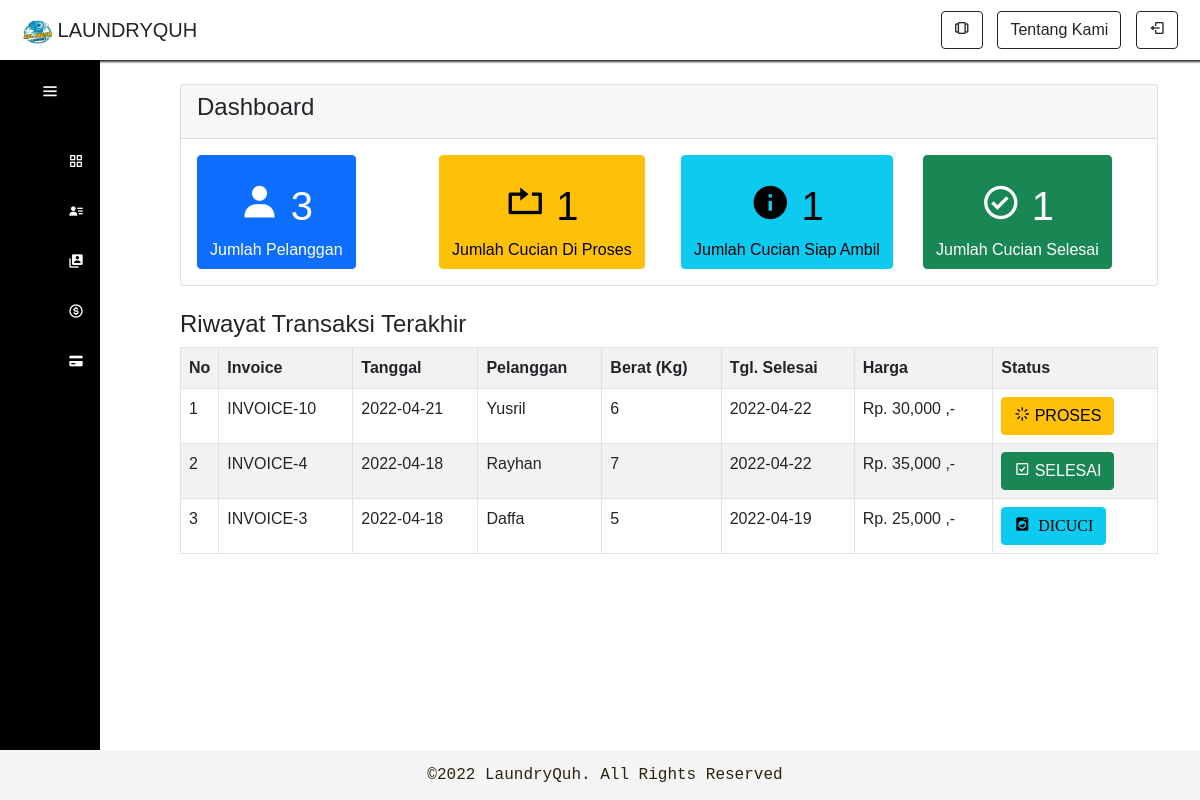
Page /kelola.php (signed in) on the committed database.
### tables this page shows
CREATE TABLE `pelanggan` (
  `pelanggan_id` int(11) NOT NULL,
  `pelanggan_nama` varchar(255) NOT NULL,
  `pelanggan_hp` varchar(20) NOT NULL,
  `pelanggan_alamat` text NOT NULL
);

CREATE TABLE `transaksi` (
  `transaksi_id` int(11) NOT NULL,
  `transaksi_tgl` date NOT NULL,
  `transaksi_pelanggan` int(11) NOT NULL,
  `transaksi_harga` int(11) NOT NULL,
  `transaksi_berat` int(11) NOT NULL,
  `transaksi_tgl_selesai` date NOT NULL,
  `transaksi_status` int(11) NOT NULL
);

### functions/user.php (called while the page is built, shortened)
<?php
    function escape ($data){
        global $konek;
        return mysqli_real_escape_string($konek, $data);
    }
    function cek_status ($nama){
    global $konek;
    $nama = escape($nama);
    $query = "SELECT role FROM users WHERE username ='$nama'";
    $result = mysqli_query($konek, $query);
    $status = mysqli_fetch_assoc($result)['role'];
    if($status == 1) return true;
    else return false;
    }
?>

### kelola.php (the view, shortened to what this page needs)
<!doctype html>
<html lang="en">
  <head>
    <link href="https://cdn.jsdelivr.net/npm/bootstrap@5.0.2/dist/css/bootstrap.min.css" rel="stylesheet">
    <link href='https://unpkg.com/boxicons@2.1.2/css/boxicons.min.css' rel='stylesheet'>
  </head>
  <body>
  <nav class="navbar navbar-expand-lg">
      <div class="container-fluid">
        <span class="navbar-brand" >
        <img src="img\logo.png" alt="" width="30" height="24"> <a href="index.php" class="link-dark" style="text-decoration: none"> LAUNDRYQUH </a>
        </span>
        <div class="nav justify-content-end" id="navbarNav">
        <ul class="navbar-nav ">
          <form class="d-flex">
            <li>
            <?php if(cek_status($_SESSION['user']))
                echo "<li class='nav-item'>
                <a class='btn btn-outline-dark' name='pengelolaan' title='Pengelolaan' aria-current='page' href='kelola.php'><i class='bx bx-carousel'></i></a>
              </li>"
              ?>
            </li>
            <li class="nav-item">
              <a class="btn btn-outline-dark" name="about" href="aboutus.php">Tentang Kami</a>
            </li>
            <li class="nav-item">
              <a class="btn btn-outline-dark" name="logout" href="logout.php"><i class='bx bx-log-out'></i> </a>
            </li>
            </form>
          </ul>
        </div>
      </div>
    </nav>
    <div class="sidebar">
      <div class="logo_content">
        <i class='bx bx-menu' id="btn"></i>
      </div>
      <ul class="nav_list">
        <li>
          <a href="kelola.php">
          <i class='bx bx-grid-alt' ></i>
          </a>
        </li>
        <li>
          <a href="pelanggan.php">
          <i class='bx bxs-user-detail'></i>
          </a>
        </li>
        <li>
          <a href="laporan.php">
          <i class='bx bxs-user-account' ></i>
          </a>
        </li>
        <li>
          <a href="harga.php">
          <i class='bx bx-dollar-circle' ></i>
          </a>
        </li>
        <li>
          <a href="transaksi.php">
          <i class='bx bxs-credit-card' ></i>
          </a>
        </li>
      </ul>
    </div>
    <br>
    <div class="container col-md-12">
    <div class="card">
      <div class="card-header">
      <h4>Dashboard</h4>
      </div>
      <div class="card-body">
      <?php
      require_once "functions/db.php";
      ?>
       <div class="panel">
        <div class="panel-body">
            <div class="row">
                <div class="col-md-3">
                    <div class="btn btn-primary">
                        <div class="panel-heading">
                            <h1>
                            <i class='bx bxs-user'></i>
                                <span class="pull-right">
                                    <?php
                                    $pelanggan = mysqli_query($konek,"select * from pelanggan");
                                    echo mysqli_num_rows($pelanggan);
                                    ?>
                                </span>
                            </h1>
                            Jumlah Pelanggan
                        </div>
                    </div>
                </div>
                <div class="col-md-3">
                    <div class="btn btn-warning">
                        <div class="panel-heading">
                            <h1>
                            <i class='bx bx-repeat'></i>
                                <span class="pull-right">
                                    <?php
                                    $proses = mysqli_query($konek,"select * from transaksi where transaksi_status='0'");
                                    echo mysqli_num_rows($proses);
                                    ?>
                                </span>
                            </h1>
                            Jumlah Cucian Di Proses
                        </div>
                    </div>
                </div>
                <div class="col-md-3">
                    <div class="btn btn-info">
                        <div class="panel-heading">
                            <h1>
                            <i class='bx bxs-info-circle'></i>
                                <span class="pull-right">
                                    <?php
                                    $proses = mysqli_query($konek,"select * from transaksi where transaksi_status='1'");
                                    echo mysqli_num_rows($proses);
                                    ?>
                                </span>
                            </h1>
                            Jumlah Cucian Siap Ambil
                        </div>
                    </div>
                </div>
                <div class="col-md-3">
                    <div class="btn btn-success">
                        <div class="panel-heading">
                            <h1>
                            <i class='bx bx-check-circle'></i>
                                <span class="pull-right">
                                    <?php
                                    $proses = mysqli_query($konek,"select * from transaksi where transaksi_status='2'");
                                    echo mysqli_num_rows($proses);
                                    ?>
                                </span>
                            </h1>
                            Jumlah Cucian Selesai
                        </div>
                    </div>
                </div>
            </div>
        </div>
    </div>
        </div>
    </div>
    <br>
    <div class="panel">
        <div class="panel-heading">
            <h4>Riwayat Transaksi Terakhir</h4>
        </div>
        <div class="panel-body">
            <table class="table table-bordered table-striped">
                <tr>
                    <th width="1%">No</th>
                    <th>Invoice</th>
                    <th>Tanggal</th>
                    <th>Pelanggan</th>
                    <th>Berat (Kg)</th>
                    <th>Tgl. Selesai</th>
                    <th>Harga</th>
                    <th>Status</th>
                </tr>
                <?php
                $data = mysqli_query($konek,"select * from pelanggan,transaksi where transaksi_pelanggan=pelanggan_id order by transaksi_id desc limit 7");
                $no = 1;
                while($d=mysqli_fetch_array($data)){
                  ?>
                  <tr>
                      <td><?php echo $no++; ?></td>
                      <td>INVOICE-<?php echo $d['transaksi_id']; ?></td>
                      <td><?php echo $d['transaksi_tgl']; ?></td>
                      <td><?php echo $d['pelanggan_nama']; ?></td>
                      <td><?php echo $d['transaksi_berat']; ?></td>
                      <td><?php echo $d['transaksi_tgl_selesai']; ?></td>
                      <td><?php echo "Rp. ".number_format($d['transaksi_harga']) ." ,-"; ?></td>
                      <td>
                              <?php
                                if($d['transaksi_status']=="0"){
                                    echo "<div class='btn btn-warning'><i class='bx bx-loader'></i> PROSES</div>";
                                }else if($d['transaksi_status']=="1"){
                                    echo "<div class='btn btn-info'><i class='bx bxs-washer'> DICUCI</i></div>";
                                }else if($d['transaksi_status']=="2"){
                                    echo "<div class='btn btn-success'><i class='bx bx-check-square'></i> SELESAI</div>";
                                }
                                ?>
                      </td>
                  </tr>
                  <?php
                }
              ?>
          </table>
      </div>
  </div>
      </div>
    <br><br><br><br>
  </body>
  <?php require_once "view/footer.php"; ?>
</html>

### kelola.php (style rules this page uses)
* { margin: 0; padding: 0; box-sizing: border-box; font-family: "poppins", sans-serif; }
body { position: relative; min-height: 100vh; width: 100%; overflow: auto; }
.sidebar { position: fixed; height: 100%; width: 100px; background-color: #000; padding: 6px 14px; transition: all 0.5s ease; }
.sidebar #btn { position: absolute; color: #fff; left: 50%; top: 6px; font-size: 20px; height: 50px; width: 50px; text-align: center; line-height: 50px; transform: translateX(-50%); }
.sidebar ul { margin-top: 20px; }
.sidebar ul li { position: relative; height: 50px; width: 100%; margin: 0 5px; list-style: none; line-height: 50px; }
.sidebar ul li a { color: #fff; display: flex; align-items: center; text-decoration: none; transition: all 0,4 ease; border-radius: 12px; white-space: nowrap; }
.sidebar ul li a i { height: 50px; min-width: 50px; border-radius:12px; line-height: 50px; text-align: center; }
.navbar-expand-lg { box-shadow: 2px 2px 2px rgba(0,0,0,0.8); padding: 10px; border: 1px dashed dark; }
h1 { text-align: center; padding-top: 20px; }
.container { padding-left: 150px; }

### rows in the picture
pelanggan: transaksi.transaksi_id "10", transaksi.transaksi_tgl "2022-04-21", pelanggan_nama "Yusril", transaksi.transaksi_berat "6", transaksi.transaksi_tgl_selesai "2022-04-22", transaksi.transaksi_harga "30,000", shows "PROSES"
pelanggan: transaksi.transaksi_id "4", transaksi.transaksi_tgl "2022-04-18", pelanggan_nama "Rayhan", transaksi.transaksi_berat "7", transaksi.transaksi_tgl_selesai "2022-04-22", transaksi.transaksi_harga "35,000", shows "SELESAI"
pelanggan: transaksi.transaksi_id "3", transaksi.transaksi_tgl "2022-04-18", pelanggan_nama "Daffa", transaksi.transaksi_berat "5", transaksi.transaksi_tgl_selesai "2022-04-19", transaksi.transaksi_harga "25,000", shows "DICUCI"

### other values in the picture
mysqli_num_rows($pelanggan) "3"
mysqli_num_rows($proses) "1"
